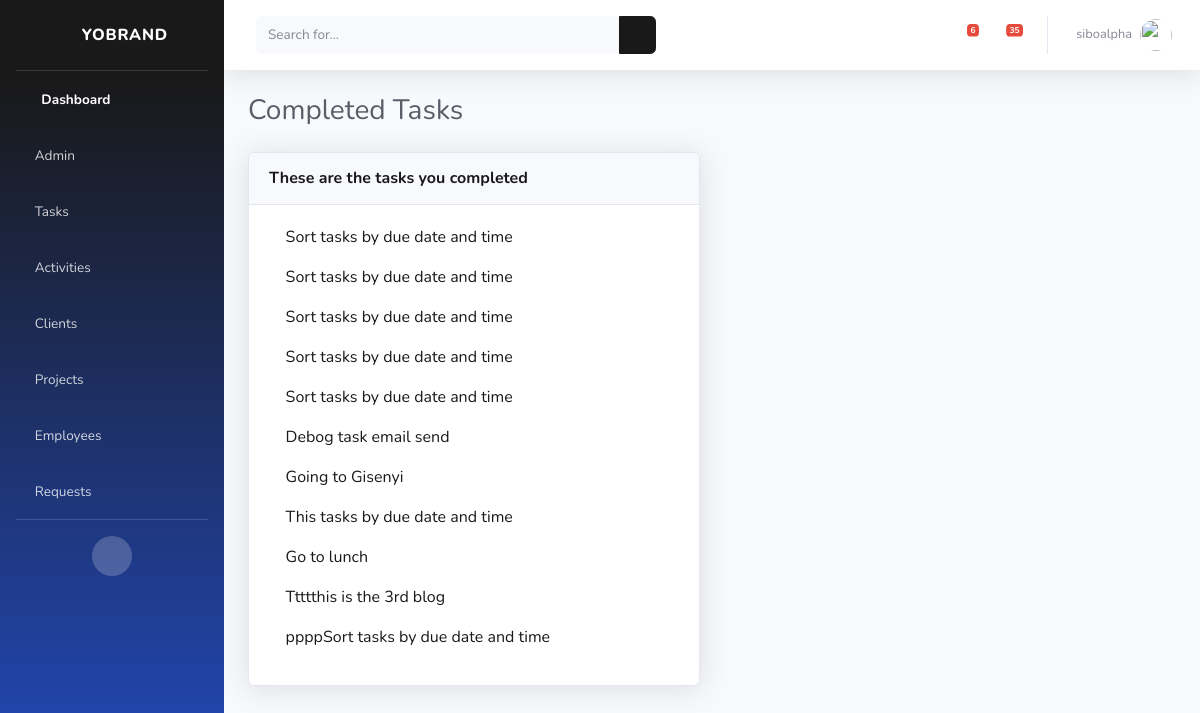
/tasks-completed/ (signed in), run on the app's committed database.
### cms/models.py (models this page shows, shortened)
class Task(models.Model):
    title = models.CharField(max_length=40, null=True)
    description = models.TextField(max_length=200, null=True)
    employee = models.ForeignKey(User, on_delete=models.SET_NULL, null=True, related_name='employee+')
    author = models.ForeignKey(User, on_delete=models.SET_NULL, null=True, related_name='autho+')
    project = models.ForeignKey(Project, on_delete=models.SET_NULL ,null=True)
    complete = models.BooleanField(default=False)
    due_date = models.DateField(auto_now_add=False, null=True)
    due_time = models.TimeField(auto_now_add=False, null=True)

### cms/views.py (the view)
# urls.py: path('tasks-completed/', views.tasksCompleted, name="tasks-completed"),
@login_required(login_url='login')
def tasksCompleted(request):
    tasks = Task.objects.filter(employee=request.user)
    tasks_count = tasks.filter(complete = False ).count()
    tasks_notification = Task.objects.filter(employee=request.user, complete = False).count()
    requests = EmployeeRequest.objects.all()
    requests_notification = requests.count
    context = {'tasks': tasks, 'tasks_notification': tasks_notification, 'requests':requests, 'requests_notification': requests_notification}
    return render(request, 'cms/tasks-completed.html', context)

### cms/models.py (called while the page is built)
    def shortrequest(self):
        return self.description[0:50]+"..."

### cms/templates/cms/tasks-completed.html
{% extends 'cms/base.html' %}
{% block content %}
<div class="container-fluid">
    <div class="d-sm-flex align-items-center justify-content-between mb-4">
        <h1 class="h3 mb-0 text-gray-800">Completed Tasks</h1>
    </div>
    <div class="row">
        <div class="col-lg-6">
            <div class="card shadow mb-4">
                <div class="card-header py-3 d-flex flex-row align-items-center justify-content-between">
                    <h6 class="m-0 font-weight-bold text-primary"> These are the tasks you completed</h6>
                </div>
                <div class="card-body">
                    {% for task in tasks %}
                    {% if task.complete %}
                    <a href="{% url 'tasks' %}">
                        <p><span><i class="far fa-check-circle" style='color:green'></i><span> </span>{{task.title}}</p>
                    </a>
                    {% endif %}
                    {% endfor %}
                </div>
            </div>
        </div>
    </div>
</div>
{% endblock %}

### cms/templates/cms/base.html (shortened to what this page needs)
<!DOCTYPE html>
{% load static %}
<html lang="en">
<head>
    <link href="{% static 'vendor/fontawesome-free/css/all.min.css' %}" rel="stylesheet" type="text/css">
    <link href="{% static 'css/sb-admin-2.min.css' %}" rel="stylesheet">
</head>
<body id="page-top">
    <div id="wrapper">
        <ul class="navbar-nav bg-gradient-primary sidebar sidebar-dark accordion" id="accordionSidebar">
            <a class="sidebar-brand d-flex align-items-center justify-content-center" href="{% url 'dashboard' %}">
                <div class="sidebar-brand-icon rotate-n-15">
                    <i class="fas fa-laugh-wink"></i>
                </div>
                <div class="sidebar-brand-text mx-3">Yobrand</div>
            </a>
            <hr class="sidebar-divider my-0">
            <li class="nav-item active">
                <a class="nav-link" href="{% url 'dashboard' %}">
                    <i class="fas fa-fw fa-tachometer-alt"></i>
                    <span>Dashboard</span></a>
            </li>
            {% if request.user.is_staff %}
            <li class="nav-item">
                <a class="nav-link collapsed" href="#" data-toggle="collapse" data-target="#menuItemAdminPanel"
                    aria-expanded="true" aria-controls="menuItemAdminPanel">
                    <i class="fas fa-users-cog"></i>
                    <span>Admin</span>
                </a>
            </li>
            {% endif %}
            <li class="nav-item">
                <a class="nav-link collapsed" href="#" data-toggle="collapse" data-target="#menuItemTasks"
                    aria-expanded="true" aria-controls="menuItemTasks">
                    <i class="fas fa-clipboard-list"></i>
                    <span>Tasks</span>
                </a>
            </li>
            <li class="nav-item">
                <a class="nav-link collapsed" href="#" data-toggle="collapse" data-target="#menuItemActivities"
                    aria-expanded="true" aria-controls="menuItemActivities">
                    <i class="fas fa-network-wired"></i>
                    <span>Activities</span>
                </a>
            </li>
            <li class="nav-item">
                <a class="nav-link collapsed" href="#" data-toggle="collapse" data-target="#menuItemClients"
                    aria-expanded="true" aria-controls="menuItemClients">
                    <i class="fas fa-users"></i>
                    <span>Clients</span>
                </a>
            </li>
            <li class="nav-item">
                <a class="nav-link collapsed" href="#" data-toggle="collapse" data-target="#menuItemProjects"
                    aria-expanded="true" aria-controls="menuItemProjects">
                    <i class="fas fa-database"></i>
                    <span>Projects</span>
                </a>
            </li>
            <li class="nav-item">
                <a class="nav-link collapsed" href="#" data-toggle="collapse" data-target="#menuItemEmployees"
                    aria-expanded="true" aria-controls="menuItemEmployees">
                    <i class="fas fa-users"></i>
                    <span>Employees</span>
                </a>
            </li>
            <li class="nav-item">
                <a class="nav-link collapsed" href="#" data-toggle="collapse" data-target="#menuItemRequests"
                    aria-expanded="true" aria-controls="menuItemRequests">
                    <i class="fas fa-comments"></i>
                    <span>Requests</span>
                </a>
            </li>
            <hr class="sidebar-divider d-none d-md-block">
            <div class="text-center d-none d-md-inline">
                <button class="rounded-circle border-0" id="sidebarToggle"></button>
            </div>
        </ul>
        <div id="content-wrapper" class="d-flex flex-column">
            <div id="content">
                <nav class="navbar navbar-expand navbar-light bg-white topbar mb-4 static-top shadow">
                    <form
                        class="d-none d-sm-inline-block form-inline mr-auto ml-md-3 my-2 my-md-0 mw-100 navbar-search">
                        <div class="input-group">
                            <input type="text" class="form-control bg-light border-0 small" placeholder="Search for..."
                                aria-label="Search" aria-describedby="basic-addon2">
                            <div class="input-group-append">
                                <button class="btn btn-primary" type="button">
                                    <i class="fas fa-search fa-sm"></i>
                                </button>
                            </div>
                        </div>
                    </form>
                    <ul class="navbar-nav ml-auto">
                        <li class="nav-item dropdown no-arrow mx-1">
                            <a class="nav-link dropdown-toggle" href="#" id="alertsDropdown" role="button"
                                data-toggle="dropdown" aria-haspopup="true" aria-expanded="false">
                                <i class="fas fa-bell fa-fw"></i>
                                {% if tasks_notification %}
                                <span class="badge badge-danger badge-counter">{{tasks_notification}}</span>
                                {% endif %}
                            </a>
                        </li>
                        <li class="nav-item dropdown no-arrow mx-1">
                            <a class="nav-link dropdown-toggle" href="#" id="messagesDropdown" role="button"
                                data-toggle="dropdown" aria-haspopup="true" aria-expanded="false">
                                <span class="badge badge-danger badge-counter">{{requests_notification}}</span>
                            </a>
                        </li>
                        <li class="nav-item dropdown no-arrow">
                            <a class="nav-link dropdown-toggle" href="#" id="userDropdown" role="button"
                                data-toggle="dropdown" aria-haspopup="true" aria-expanded="false">
                                <span class="mr-2 d-none d-lg-inline text-gray-600 small">{{request.user}}</span>
                                <img class="img-profile rounded-circle" src="{% static 'img/undraw_profile.svg' %}">
                            </a>
                        </li>
                    </ul>
                </nav>
                {% block content%}
                {% endblock %}
</body>
</html>

### data on the page
Task: title "Sort tasks by due date and time"
Task: title "Sort tasks by due date and time"
Task: title "Sort tasks by due date and time"
Task: title "Sort tasks by due date and time"
Task: title "Sort tasks by due date and time"
Task: title "Debog task email send"
Task: title "Going to Gisenyi"
Task: title "This tasks by due date and time"
Task: title "Go to lunch"
Task: title "Ttttthis is the 3rd blog"
Task: title "ppppSort tasks by due date and time"

### other printed values
{{ tasks_notification }} "6"
{{ requests_notification }} "35"
{{ request.user }} "siboalpha"
